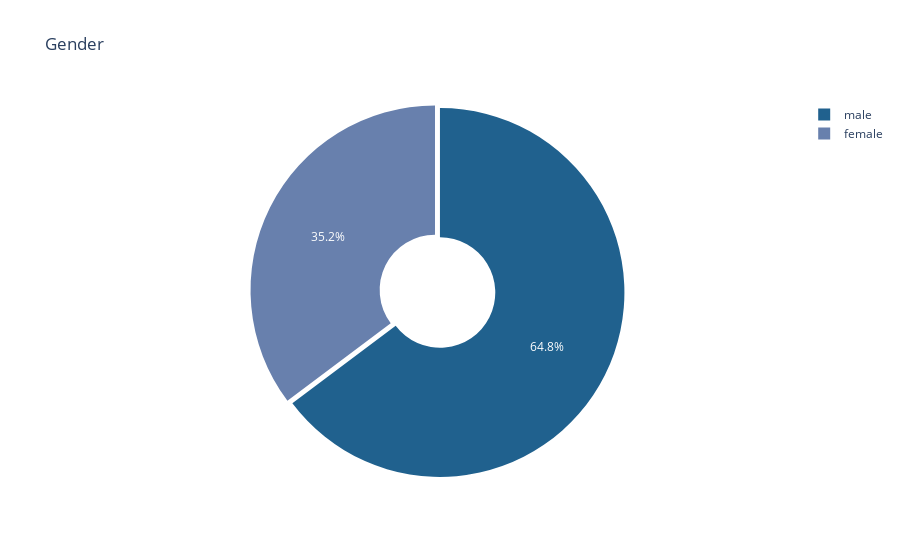

The notebook cell saved with this chart:
### Code cell
base_colors = ['#20618E',  '#6880AD',  '#57A7F3']

labels = [x for x in train.Sex.value_counts().index]
values = train.Sex.value_counts()

fig = go.Figure(data=[go.Pie(labels=labels, values=values, hole=.3,pull=[0.03, 0])])

fig.update_layout(
    title_text="Gender ")
fig.update_traces(marker=dict(colors=base_colors))
fig.show()

### Figure 1 — Plotly figure (JSON) as saved in the notebook; plotly's stock layout.template omitted (floating-point values rounded to 4 significant figures)
{"data": [{"hole": 0.3, "labels": ["male", "female"], "marker": {"colors": ["#20618E", "#6880AD", "#57A7F3"]}, "pull": [0.03, 0], "type": "pie", "values": [577, 314]}], "layout": {"title": {"text": "Gender "}}}
